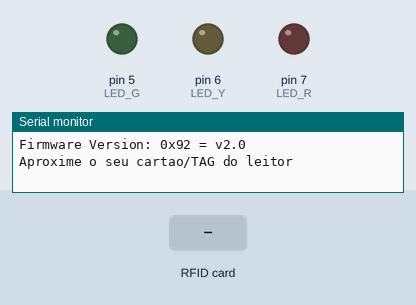
This sketch was run on a simulated Arduino Uno, built with avr-gcc and run on an emulated ATmega328P. Parts: output pins drawn as LEDs (lit = HIGH), the last lines printed to the serial monitor. Dashed ring = blinking. The test bench sets the inputs (shaded band). Pins used as bus, display or sensor lines are not drawn.

Above: at 1.2 s.
1.3 s: RFID card 5A D4 5B 32 held to the reader
At 2.2 s:
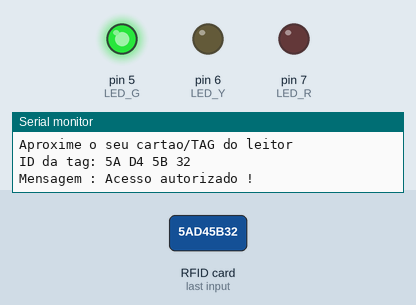
At 6.7 s:
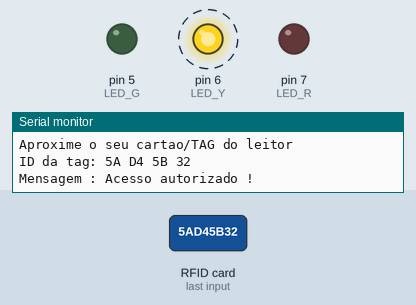
Timing chart, 0 to 8.8 s (numbered marks = the images above; inputs shaded):
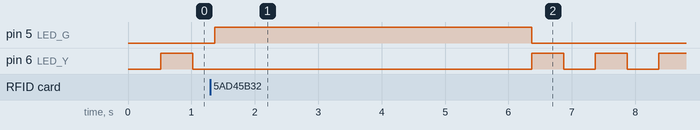

The sketch:

Codigo_Arduino_Final.ino
```cpp
#include <SPI.h>
#include <MFRC522.h>
#include <SoftwareSerial.h> // Sem isso não conversa com o ESP

#define SS_PIN 10
#define RST_PIN 9
#define LED_R 7 // LED Vermelho
#define LED_G 5 // LED Verde
#define LED_Y 6 // LED Amarelo

char st[20];
MFRC522 mfrc522(SS_PIN, RST_PIN);


// Pino 2 do arduino = RX
// Pino 3 do arduino = TX
// ou (RX,TX)
SoftwareSerial comunicacaoESP(2, 3);

// Para piscar
unsigned long tempoAnterior = 0;
const long intervaloPisca = 500;
bool estadoLedAmarelo = LOW;

void setup()
{
  Serial.begin(9600);
  comunicacaoESP.begin(9600); // Frequencia do ESP

  SPI.begin();
  mfrc522.PCD_Init();

  delay(10);
  mfrc522.PCD_DumpVersionToSerial(); // para ver ser realmente esta funcionando o leitor, caso não leia tem algo errado.

  Serial.println("Aproxime o seu cartao/TAG do leitor");
  Serial.println();

  pinMode(LED_R, OUTPUT);
  pinMode(LED_Y, OUTPUT);
  pinMode(LED_G, OUTPUT);


  digitalWrite(LED_R, LOW);
  digitalWrite(LED_G, LOW);
  digitalWrite(LED_Y, LOW);
}

void loop()
{

  digitalWrite(LED_G, LOW);
  digitalWrite(LED_R, LOW);


  unsigned long tempoAtual = millis();
  if (tempoAtual - tempoAnterior >= intervaloPisca)
  {
    tempoAnterior = tempoAtual;
    estadoLedAmarelo = !estadoLedAmarelo;
    digitalWrite(LED_Y, estadoLedAmarelo);
  }


  if ( ! mfrc522.PICC_IsNewCardPresent())
  {
    return;
  }


  if ( ! mfrc522.PICC_ReadCardSerial())
  {
    return;
  }

  digitalWrite(LED_Y, LOW);

  Serial.print("ID da tag:");
  String conteudo = "";
  for (byte i = 0; i < mfrc522.uid.size; i++)
  {
    Serial.print(mfrc522.uid.uidByte[i] < 0x10 ? " 0" : " ");
    Serial.print(mfrc522.uid.uidByte[i], HEX);
    conteudo.concat(String(mfrc522.uid.uidByte[i] < 0x10 ? " 0" : " "));
    conteudo.concat(String(mfrc522.uid.uidByte[i], HEX));
  }
  Serial.println();
  Serial.print("Mensagem : ");
  conteudo.toUpperCase();

  if (conteudo.substring(1) == "5A D4 5B 32") // CARTÃO AUTORIZADO
  {
    Serial.println("Acesso autorizado !");
    Serial.println();


    comunicacaoESP.println("🟢 Acesso AUTORIZADO! ID: " + conteudo);

    digitalWrite(LED_G, HIGH);
    digitalWrite(LED_R, LOW);

    delay(5000);

    digitalWrite(LED_G, LOW);
  }
  else // CARTÃO RECUSADO
  {
    Serial.println("Acesso negado !");
    Serial.println();

    comunicacaoESP.println("🔴 Acesso NEGADO! ID: " + conteudo);

    digitalWrite(LED_R, HIGH);
    digitalWrite(LED_G, LOW);

    delay(3000);

    digitalWrite(LED_R, LOW);
  }
}
```

Measured:
- after the input at 1.3 s, pin 5 (LED_G): LOW → HIGH after 0.07 s, → LOW 5.0 s later
